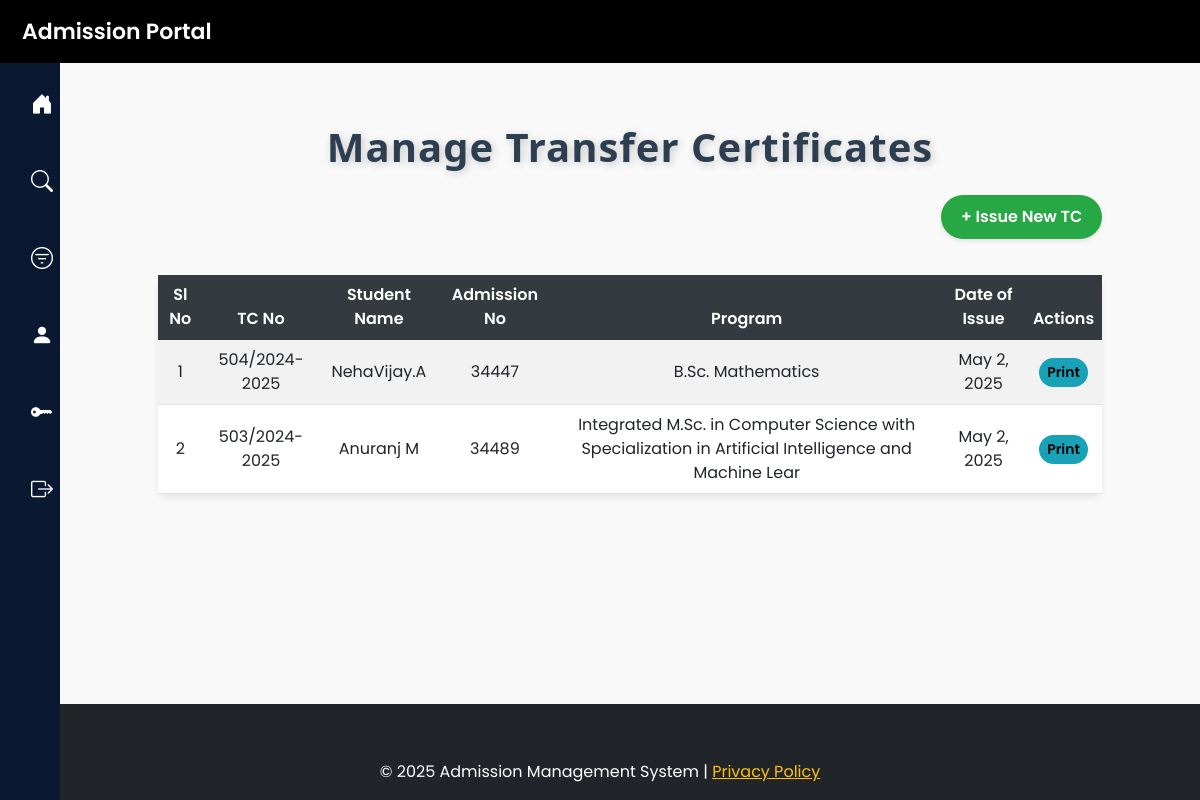
Before: /manage-tc/ with the older database file.
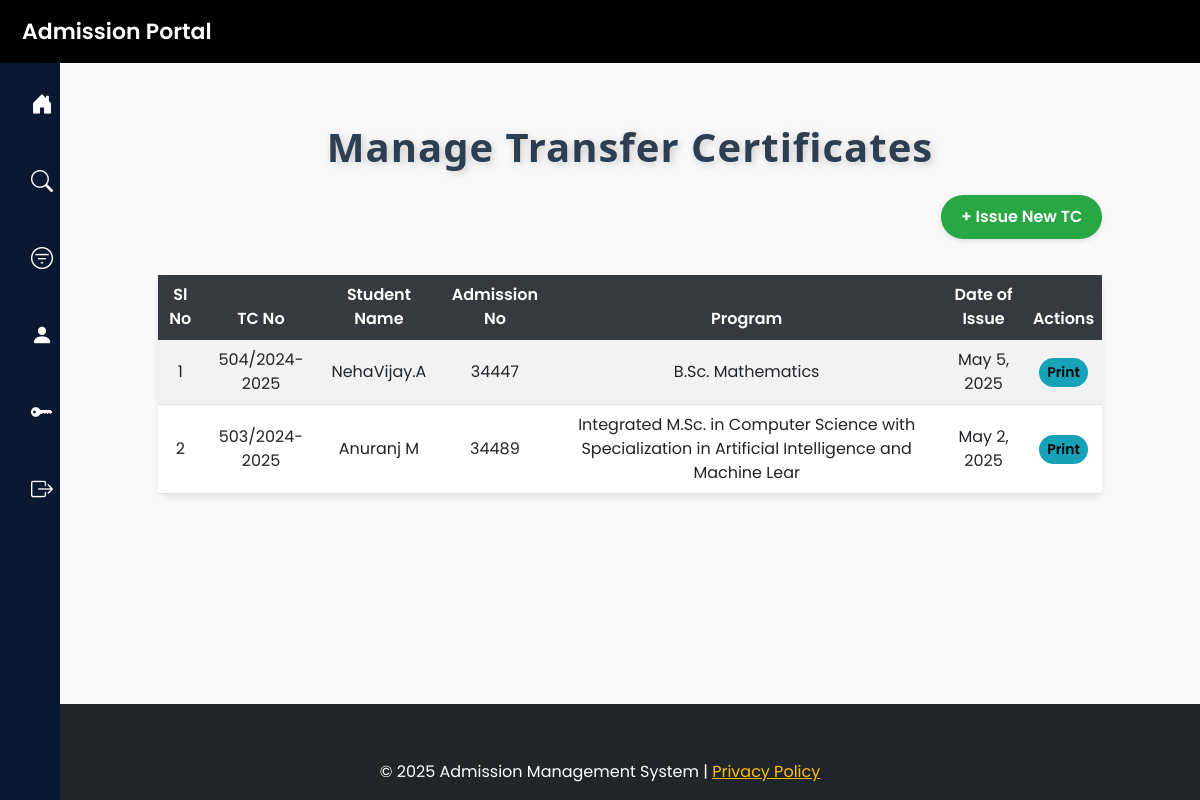
After: the same page with the newer database file.
### admission/models.py (models this page shows, shortened)
class TransferCertificate(models.Model):
    tc_no = models.CharField(max_length=20, unique=True)
    student = models.ForeignKey(Student, on_delete=models.CASCADE)
    dob = models.DateField()
    admission_no = models.CharField(max_length=20,null=True, blank=True)
    date_of_admission = models.DateField()  # Allowing NULL
    programme = models.CharField(max_length=255, default="Not Specified")
    details_of_exam  = models.TextField(default="Kannur University")
    scholarship = models.CharField(max_length=225, blank=True, null=True)
    reason = models.ForeignKey(Reason, on_delete=models.SET_NULL, null=True, blank=False)  # ✅ Dropdown Selection
    date_of_application = models.DateField(default=now)
    date_of_issuing_tc = models.DateField(default=now)
    mode_of_study = models.CharField(max_length=20, default="Regular")
    date_of_leaving = models.DateField(null=True, blank=True,default=now)
    reg_no = models.CharField(max_length=20, blank=True, null=True)
    month_year = models.CharField(max_length=7)
    dues_cleared = models.CharField(
        max_length=3,
        choices=[("Yes", "Yes"), ("No", "No")],
        default="Yes"
    )

class Student(models.Model):
    user = models.OneToOneField(User, on_delete=models.CASCADE,null=True,default=None)
    stud_name = models.CharField(max_length=100)
    stud_adm_no = models.CharField(max_length=20, unique=True)
    stud_reg_no = models.CharField(max_length=20, unique=True, blank=True, null=True)
    stud_roll_no = models.CharField(max_length=20, unique=True, blank=True, null=True)
    aadhaar = models.CharField(max_length=12, unique=True)
    abc_id = models.CharField(max_length=50, blank=True, null=True)
    email = models.EmailField(unique=True)
    phone = models.CharField(max_length=15)
    dob = models.DateField()
    caste = models.ForeignKey(Caste, on_delete=models.SET_NULL, blank=True, null=True)  # Foreign Key to Caste
    religion = models.ForeignKey(Religion, on_delete=models.SET_NULL, blank=True, null=True)  # Foreign Key to Religion
    quota = models.ForeignKey(Quota, on_delete=models.SET_NULL, blank=True, null=True)
    category = models.ForeignKey(Category, on_delete=models.SET_NULL, blank=True, null=True)
    program= models.ForeignKey(Program, on_delete=models.SET_NULL, blank=True, null=True)  # Foreign Key to Quota# Foreign Key to Quota
    pathway= models.ForeignKey(Pathway, on_delete=models.SET_NULL, blank=True, null=True)  # Foreign Key to Quota# Foreign Key to Quota
    board=models.ForeignKey(Board, on_delete=models.SET_NULL, blank=True, null=True)
    normalized_mark = models.FloatField(default=0.0)
    parent_name = models.CharField(max_length=100)
    parent_mob = models.CharField(max_length=15)
    house_name = models.CharField(max_length=100)
    post = models.CharField(max_length=50)
    district = models.CharField(max_length=50)
    state = models.CharField(max_length=50)
    pincode = models.CharField(max_length=10)
    date_of_joining = models.DateField()
    income = models.DecimalField(max_digits=10, decimal_places=2, blank=True, null=True)
    egrantz = models.BooleanField(default=False)
    status = models.BooleanField(default=True)  # Active/Inactive
    gender = models.CharField(max_length=10, choices=[('Male', 'Male'), ('Female', 'Female'), ('Other', 'Other')])
    blood_group = models.CharField(max_length=5, choices=[('A+', 'A+'), ('A-', 'A-'), ('B+', 'B+'),('B-', 'B-') ,('O+', 'O+'),('O-', 'O-'), ('AB-', 'AB-'),('AB+', 'AB+')])
    language=models.CharField(max_length=10, choices=[('Malayalam', 'Malayalam'), ('Hindi', 'Hindi')] ,default='Malayalam')
    identification_mark = models.TextField(blank=True, null=True)
    year_of_admission = models.IntegerField(default=2025)

class Program(models.Model):
    program_name = models.CharField(max_length=100, unique=True)
    department = models.ForeignKey(Department, on_delete=models.SET_NULL, blank=True, null=True)  # ForeignKey to Department
    program_level = models.ForeignKey(ProgramLevel, on_delete=models.SET_NULL, blank=True, null=True)  # ForeignKey to ProgramLevel

### admission/views.py (the view)
# urls.py: path('manage-tc/', views.manage_tc, name='manage_tc'),
def manage_tc(request):
    tc_list = TransferCertificate.objects.all().order_by('-id')  # newest first
    return render(request, 'manage_tc.html', {'tc_list': tc_list})

### admission/context_processors.py (called while the page is built)
def user_groups(request):
    is_office = request.user.groups.filter(name='office').exists()
    is_hod = request.user.groups.filter(name='hod').exists()
    is_superuser = request.user.is_superuser
    return {
        'is_office': is_office,
        'is_hod': is_hod,
        'is_superuser': is_superuser
    }

### AMS/admission/templates/manage_tc.html (shortened to what this page needs)
{% extends 'base.html' %}
{% block content %}
<div class="container">
    <div class="table-header d-flex flex-column align-items-center">
        <h2 class="mb-4">Manage Transfer Certificates</h2>
        <div class="w-100 d-flex justify-content-end mb-3">
            <a href="{% url 'issue_tc' %}" class="add-button">+ Issue New TC</a>
        </div>
    </div>
    <table class="table table-striped">
        <thead class="table-dark">
            <tr>
                <th>Sl No</th>
                <th>TC No</th>
                <th>Student Name</th>
                <th>Admission No</th>
                <th>Program</th>
                <th>Date of Issue</th>
                <th>Actions</th>
            </tr>
        </thead>
        <tbody>
            {% for tc in tc_list %}
            <tr>
                <td>{{ forloop.counter }}</td>
                <td>{{ tc.tc_no }}</td>
                <td>{{ tc.student.stud_name }}</td>
                <td>{{ tc.admission_no }}</td>
                <td>{{ tc.student.program.program_name }}</td>
                <td>{{ tc.date_of_issuing_tc }}</td>
                <td>
                    <a href="{% url 'print_tc' adm_no=tc.admission_no %}" class="btn btn-info btn-sm">Print</a>
                </td>
            </tr>
            {% empty %}
            <tr>
                <td colspan="7" class="text-center">No Transfer Certificates issued yet.</td>
            </tr>
            {% endfor %}
        </tbody>
    </table>
</div>
{% endblock %}

Changed rows visible on the page:
removed TransferCertificate: tc_no "504/2024-2025", student.stud_name "NehaVijay.A", admission_no "34447", student.program.program_name "B.Sc. Mathematics", date_of_issuing_tc "May 2, 2025"
added TransferCertificate: tc_no "504/2024-2025", student.stud_name "NehaVijay.A", admission_no "34447", student.program.program_name "B.Sc. Mathematics", date_of_issuing_tc "May 5, 2025"
